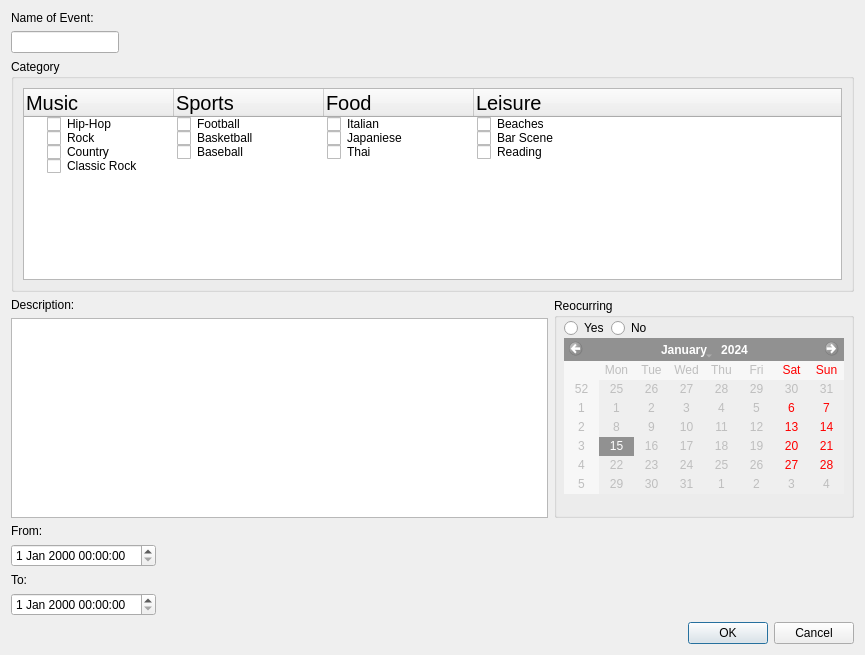
<?xml version="1.0" encoding="UTF-8"?>
<ui version="4.0">
 <class>eventPopUp</class>
 <widget class="QDialog" name="eventPopUp">
  <property name="geometry">
   <rect>
    <x>0</x>
    <y>0</y>
    <width>865</width>
    <height>655</height>
   </rect>
  </property>
  <property name="windowTitle">
   <string>Create Event</string>
  </property>
  <layout class="QFormLayout" name="formLayout">
   <property name="rowWrapPolicy">
    <enum>QFormLayout::DontWrapRows</enum>
   </property>
   <item row="0" column="0">
    <layout class="QVBoxLayout" name="verticalLayout">
     <item>
      <widget class="QLabel" name="eventName">
       <property name="text">
        <string>Name of Event:</string>
       </property>
      </widget>
     </item>
     <item>
      <widget class="QLineEdit" name="lineEdit"/>
     </item>
    </layout>
   </item>
   <item row="2" column="0">
    <layout class="QVBoxLayout" name="verticalLayout_6">
     <item>
      <layout class="QVBoxLayout" name="verticalLayout_3">
       <item>
        <widget class="QLabel" name="label_2">
         <property name="text">
          <string>From:</string>
         </property>
        </widget>
       </item>
       <item>
        <widget class="QDateTimeEdit" name="fromDate"/>
       </item>
      </layout>
     </item>
     <item>
      <layout class="QVBoxLayout" name="verticalLayout_4">
       <item>
        <widget class="QLabel" name="label_3">
         <property name="enabled">
          <bool>true</bool>
         </property>
         <property name="text">
          <string>To:</string>
         </property>
        </widget>
       </item>
       <item>
        <widget class="QDateTimeEdit" name="toDate"/>
       </item>
      </layout>
     </item>
    </layout>
   </item>
   <item row="3" column="1">
    <widget class="QDialogButtonBox" name="buttonBox">
     <property name="orientation">
      <enum>Qt::Horizontal</enum>
     </property>
     <property name="standardButtons">
      <set>QDialogButtonBox::Cancel|QDialogButtonBox::Ok</set>
     </property>
    </widget>
   </item>
   <item row="1" column="0" colspan="2">
    <layout class="QVBoxLayout" name="verticalLayout_7" stretch="0,0">
     <item>
      <widget class="QGroupBox" name="groupBox">
       <property name="title">
        <string>Category</string>
       </property>
       <layout class="QVBoxLayout" name="verticalLayout_5">
        <item>
         <widget class="QTreeWidget" name="category">
          <property name="lineWidth">
           <number>1</number>
          </property>
          <property name="autoExpandDelay">
           <number>-1</number>
          </property>
          <property name="itemsExpandable">
           <bool>true</bool>
          </property>
          <property name="wordWrap">
           <bool>false</bool>
          </property>
          <attribute name="headerDefaultSectionSize">
           <number>150</number>
          </attribute>
          <column>
           <property name="text">
            <string>Music</string>
           </property>
           <property name="font">
            <font>
             <pointsize>15</pointsize>
            </font>
           </property>
          </column>
          <column>
           <property name="text">
            <string>Sports</string>
           </property>
           <property name="font">
            <font>
             <pointsize>15</pointsize>
            </font>
           </property>
          </column>
          <column>
           <property name="text">
            <string>Food</string>
           </property>
           <property name="font">
            <font>
             <pointsize>15</pointsize>
            </font>
           </property>
          </column>
          <column>
           <property name="text">
            <string>Leisure</string>
           </property>
           <property name="font">
            <font>
             <pointsize>15</pointsize>
            </font>
           </property>
          </column>
          <item>
           <property name="text">
            <string>Hip-Hop</string>
           </property>
           <property name="checkState">
            <enum>Unchecked</enum>
           </property>
           <property name="text">
            <string>Football</string>
           </property>
           <property name="checkState">
            <enum>Unchecked</enum>
           </property>
           <property name="text">
            <string>Italian</string>
           </property>
           <property name="checkState">
            <enum>Unchecked</enum>
           </property>
           <property name="text">
            <string>Beaches</string>
           </property>
           <property name="checkState">
            <enum>Unchecked</enum>
           </property>
          </item>
          <item>
           <property name="text">
            <string>Rock</string>
           </property>
           <property name="checkState">
            <enum>Unchecked</enum>
           </property>
           <property name="text">
            <string>Basketball</string>
           </property>
           <property name="checkState">
            <enum>Unchecked</enum>
           </property>
           <property name="text">
            <string>Japaniese</string>
           </property>
           <property name="checkState">
            <enum>Unchecked</enum>
           </property>
           <property name="text">
            <string>Bar Scene</string>
           </property>
           <property name="checkState">
            <enum>Unchecked</enum>
           </property>
          </item>
          <item>
           <property name="text">
            <string>Country</string>
           </property>
           <property name="checkState">
            <enum>Unchecked</enum>
           </property>
           <property name="text">
            <string>Baseball</string>
           </property>
           <property name="checkState">
            <enum>Unchecked</enum>
           </property>
           <property name="text">
            <string>Thai</string>
           </property>
           <property name="checkState">
            <enum>Unchecked</enum>
           </property>
           <property name="text">
            <string>Reading</string>
           </property>
           <property name="checkState">
            <enum>Unchecked</enum>
           </property>
          </item>
          <item>
           <property name="text">
            <string>Classic Rock</string>
           </property>
           <property name="checkState">
            <enum>Unchecked</enum>
           </property>
          </item>
         </widget>
        </item>
       </layout>
      </widget>
     </item>
     <item>
      <layout class="QHBoxLayout" name="horizontalLayout_2">
       <item>
        <layout class="QVBoxLayout" name="verticalLayout_2">
         <item>
          <widget class="QLabel" name="label">
           <property name="text">
            <string>Description:</string>
           </property>
          </widget>
         </item>
         <item>
          <widget class="QTextEdit" name="descriptionText"/>
         </item>
        </layout>
       </item>
       <item>
        <widget class="QGroupBox" name="groupBox_2">
         <property name="minimumSize">
          <size>
           <width>300</width>
           <height>0</height>
          </size>
         </property>
         <property name="title">
          <string>Reocurring</string>
         </property>
         <widget class="QWidget" name="layoutWidget">
          <property name="geometry">
           <rect>
            <x>10</x>
            <y>20</y>
            <width>88</width>
            <height>21</height>
           </rect>
          </property>
          <layout class="QHBoxLayout" name="horizontalLayout">
           <item>
            <widget class="QRadioButton" name="yes">
             <property name="text">
              <string>Yes</string>
             </property>
            </widget>
           </item>
           <item>
            <widget class="QRadioButton" name="no">
             <property name="text">
              <string>No</string>
             </property>
            </widget>
           </item>
          </layout>
         </widget>
         <widget class="QCalendarWidget" name="recurringDate">
          <property name="enabled">
           <bool>false</bool>
          </property>
          <property name="geometry">
           <rect>
            <x>10</x>
            <y>40</y>
            <width>280</width>
            <height>156</height>
           </rect>
          </property>
         </widget>
        </widget>
       </item>
      </layout>
     </item>
    </layout>
   </item>
  </layout>
 </widget>
 <resources/>
 <connections>
  <connection>
   <sender>buttonBox</sender>
   <signal>accepted()</signal>
   <receiver>eventPopUp</receiver>
   <slot>accept()</slot>
   <hints>
    <hint type="sourcelabel">
     <x>248</x>
     <y>254</y>
    </hint>
    <hint type="destinationlabel">
     <x>157</x>
     <y>274</y>
    </hint>
   </hints>
  </connection>
  <connection>
   <sender>buttonBox</sender>
   <signal>rejected()</signal>
   <receiver>eventPopUp</receiver>
   <slot>reject()</slot>
   <hints>
    <hint type="sourcelabel">
     <x>316</x>
     <y>260</y>
    </hint>
    <hint type="destinationlabel">
     <x>286</x>
     <y>274</y>
    </hint>
   </hints>
  </connection>
 </connections>
</ui>
